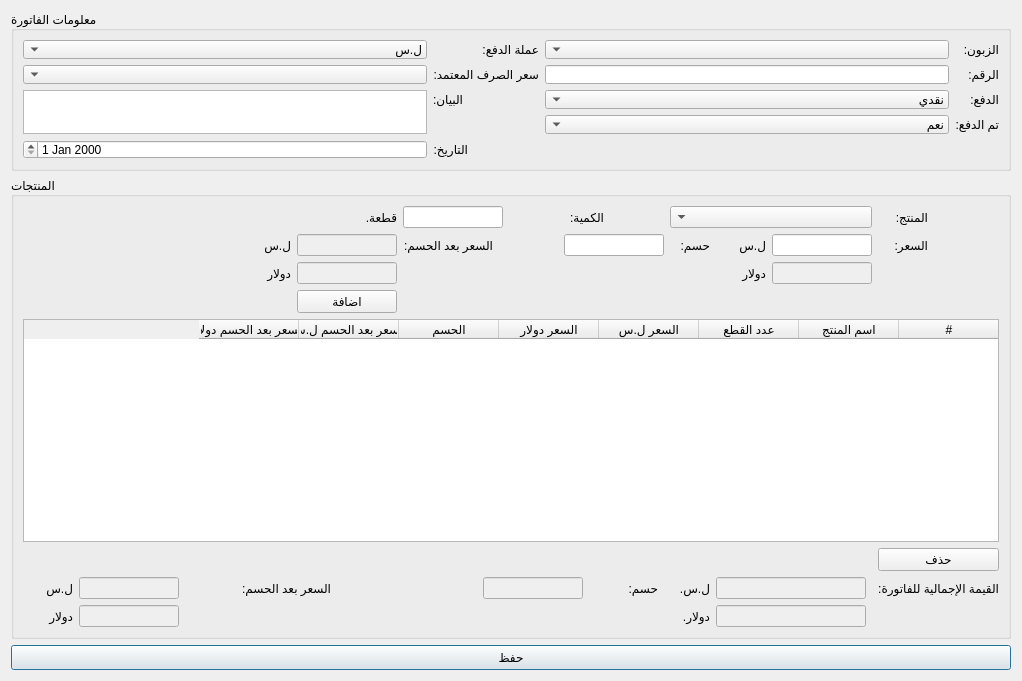
<?xml version="1.0" encoding="UTF-8"?>
<ui version="4.0">
 <class>NewReadyInvoice</class>
 <widget class="QDialog" name="NewReadyInvoice">
  <property name="geometry">
   <rect>
    <x>0</x>
    <y>0</y>
    <width>1022</width>
    <height>681</height>
   </rect>
  </property>
  <property name="windowTitle">
   <string>فاتورة منتج جاهز</string>
  </property>
  <property name="windowIcon">
   <iconset>
    <normaloff>graphics/icon.xpm</normaloff>graphics/icon.xpm</iconset>
  </property>
  <layout class="QGridLayout" name="gridLayout_3">
   <item row="2" column="0">
    <widget class="QPushButton" name="save_btn">
     <property name="minimumSize">
      <size>
       <width>0</width>
       <height>25</height>
      </size>
     </property>
     <property name="text">
      <string>حفظ</string>
     </property>
    </widget>
   </item>
   <item row="1" column="0">
    <widget class="QGroupBox" name="groupBox_2">
     <property name="title">
      <string>المنتجات</string>
     </property>
     <layout class="QGridLayout" name="gridLayout_4">
      <item row="7" column="1" colspan="2">
       <widget class="QLineEdit" name="result_after_discount_sp_input">
        <property name="enabled">
         <bool>false</bool>
        </property>
        <property name="sizePolicy">
         <sizepolicy hsizetype="Minimum" vsizetype="Fixed">
          <horstretch>0</horstretch>
          <verstretch>0</verstretch>
         </sizepolicy>
        </property>
        <property name="maximumSize">
         <size>
          <width>100</width>
          <height>16777215</height>
         </size>
        </property>
       </widget>
      </item>
      <item row="7" column="0">
       <widget class="QLabel" name="label_21">
        <property name="maximumSize">
         <size>
          <width>50</width>
          <height>16777215</height>
         </size>
        </property>
        <property name="text">
         <string>ل.س</string>
        </property>
       </widget>
      </item>
      <item row="1" column="12">
       <widget class="QLabel" name="label_13">
        <property name="maximumSize">
         <size>
          <width>50</width>
          <height>16777215</height>
         </size>
        </property>
        <property name="text">
         <string>السعر:</string>
        </property>
       </widget>
      </item>
      <item row="8" column="9">
       <widget class="QLabel" name="label_10">
        <property name="text">
         <string>دولار.</string>
        </property>
       </widget>
      </item>
      <item row="2" column="4">
       <widget class="QLineEdit" name="price_after_discount_usd_input">
        <property name="enabled">
         <bool>false</bool>
        </property>
        <property name="sizePolicy">
         <sizepolicy hsizetype="Minimum" vsizetype="Fixed">
          <horstretch>0</horstretch>
          <verstretch>0</verstretch>
         </sizepolicy>
        </property>
        <property name="maximumSize">
         <size>
          <width>100</width>
          <height>16777215</height>
         </size>
        </property>
       </widget>
      </item>
      <item row="8" column="1" colspan="2">
       <widget class="QLineEdit" name="result_after_discount_usd_input">
        <property name="enabled">
         <bool>false</bool>
        </property>
        <property name="sizePolicy">
         <sizepolicy hsizetype="Minimum" vsizetype="Fixed">
          <horstretch>0</horstretch>
          <verstretch>0</verstretch>
         </sizepolicy>
        </property>
        <property name="maximumSize">
         <size>
          <width>100</width>
          <height>16777215</height>
         </size>
        </property>
       </widget>
      </item>
      <item row="1" column="5" colspan="2">
       <widget class="QLabel" name="label_17">
        <property name="maximumSize">
         <size>
          <width>90</width>
          <height>16777215</height>
         </size>
        </property>
        <property name="text">
         <string>السعر بعد الحسم:</string>
        </property>
       </widget>
      </item>
      <item row="0" column="12">
       <widget class="QLabel" name="label_6">
        <property name="maximumSize">
         <size>
          <width>50</width>
          <height>16777215</height>
         </size>
        </property>
        <property name="text">
         <string>المنتج:</string>
        </property>
       </widget>
      </item>
      <item row="8" column="10" colspan="2">
       <widget class="QLineEdit" name="result_usd_input">
        <property name="enabled">
         <bool>false</bool>
        </property>
        <property name="maximumSize">
         <size>
          <width>150</width>
          <height>16777215</height>
         </size>
        </property>
       </widget>
      </item>
      <item row="7" column="6" colspan="2">
       <widget class="QLineEdit" name="result_discount_input">
        <property name="enabled">
         <bool>false</bool>
        </property>
        <property name="sizePolicy">
         <sizepolicy hsizetype="Minimum" vsizetype="Fixed">
          <horstretch>0</horstretch>
          <verstretch>0</verstretch>
         </sizepolicy>
        </property>
        <property name="maximumSize">
         <size>
          <width>100</width>
          <height>16777215</height>
         </size>
        </property>
       </widget>
      </item>
      <item row="1" column="9">
       <widget class="QLabel" name="label_16">
        <property name="maximumSize">
         <size>
          <width>40</width>
          <height>16777215</height>
         </size>
        </property>
        <property name="text">
         <string>حسم:</string>
        </property>
       </widget>
      </item>
      <item row="1" column="4">
       <widget class="QLineEdit" name="price_after_discount_sp_input">
        <property name="enabled">
         <bool>false</bool>
        </property>
        <property name="sizePolicy">
         <sizepolicy hsizetype="Minimum" vsizetype="Fixed">
          <horstretch>0</horstretch>
          <verstretch>0</verstretch>
         </sizepolicy>
        </property>
        <property name="maximumSize">
         <size>
          <width>100</width>
          <height>16777215</height>
         </size>
        </property>
       </widget>
      </item>
      <item row="0" column="7">
       <widget class="QLabel" name="label_7">
        <property name="maximumSize">
         <size>
          <width>40</width>
          <height>16777215</height>
         </size>
        </property>
        <property name="text">
         <string>الكمية:</string>
        </property>
       </widget>
      </item>
      <item row="7" column="12">
       <widget class="QLabel" name="label_8">
        <property name="text">
         <string>القيمة الإجمالية للفاتورة:</string>
        </property>
       </widget>
      </item>
      <item row="5" column="0" colspan="13">
       <widget class="QTableWidget" name="items_table">
        <property name="maximumSize">
         <size>
          <width>16777215</width>
          <height>500</height>
         </size>
        </property>
        <property name="layoutDirection">
         <enum>Qt::RightToLeft</enum>
        </property>
        <column>
         <property name="text">
          <string>#</string>
         </property>
         <property name="font">
          <font>
           <kerning>true</kerning>
          </font>
         </property>
        </column>
        <column>
         <property name="text">
          <string>اسم المنتج</string>
         </property>
        </column>
        <column>
         <property name="text">
          <string>عدد القطع</string>
         </property>
        </column>
        <column>
         <property name="text">
          <string>السعر ل.س</string>
         </property>
        </column>
        <column>
         <property name="text">
          <string>السعر دولار</string>
         </property>
        </column>
        <column>
         <property name="text">
          <string>الحسم</string>
         </property>
        </column>
        <column>
         <property name="text">
          <string>السعر بعد الحسم ل.س</string>
         </property>
        </column>
        <column>
         <property name="text">
          <string>السعر بعد الحسم دولار</string>
         </property>
        </column>
       </widget>
      </item>
      <item row="2" column="3">
       <widget class="QLabel" name="label_19">
        <property name="maximumSize">
         <size>
          <width>50</width>
          <height>16777215</height>
         </size>
        </property>
        <property name="text">
         <string>دولار</string>
        </property>
       </widget>
      </item>
      <item row="0" column="9" colspan="3">
       <widget class="QComboBox" name="products_combobox">
        <property name="sizePolicy">
         <sizepolicy hsizetype="Preferred" vsizetype="Fixed">
          <horstretch>0</horstretch>
          <verstretch>0</verstretch>
         </sizepolicy>
        </property>
        <property name="minimumSize">
         <size>
          <width>200</width>
          <height>0</height>
         </size>
        </property>
        <property name="layoutDirection">
         <enum>Qt::RightToLeft</enum>
        </property>
       </widget>
      </item>
      <item row="7" column="8">
       <widget class="QLabel" name="label_23">
        <property name="maximumSize">
         <size>
          <width>40</width>
          <height>16777215</height>
         </size>
        </property>
        <property name="text">
         <string>حسم:</string>
        </property>
       </widget>
      </item>
      <item row="7" column="9">
       <widget class="QLabel" name="label_9">
        <property name="text">
         <string>ل.س.</string>
        </property>
       </widget>
      </item>
      <item row="1" column="10">
       <widget class="QLabel" name="label_14">
        <property name="maximumSize">
         <size>
          <width>50</width>
          <height>16777215</height>
         </size>
        </property>
        <property name="text">
         <string>ل.س</string>
        </property>
       </widget>
      </item>
      <item row="1" column="3">
       <widget class="QLabel" name="label_18">
        <property name="maximumSize">
         <size>
          <width>50</width>
          <height>16777215</height>
         </size>
        </property>
        <property name="text">
         <string>ل.س</string>
        </property>
       </widget>
      </item>
      <item row="1" column="11">
       <widget class="QLineEdit" name="price_sp_input">
        <property name="sizePolicy">
         <sizepolicy hsizetype="Minimum" vsizetype="Fixed">
          <horstretch>0</horstretch>
          <verstretch>0</verstretch>
         </sizepolicy>
        </property>
        <property name="maximumSize">
         <size>
          <width>100</width>
          <height>16777215</height>
         </size>
        </property>
       </widget>
      </item>
      <item row="8" column="0">
       <widget class="QLabel" name="label_22">
        <property name="maximumSize">
         <size>
          <width>50</width>
          <height>16777215</height>
         </size>
        </property>
        <property name="text">
         <string>دولار</string>
        </property>
       </widget>
      </item>
      <item row="7" column="10" colspan="2">
       <widget class="QLineEdit" name="result_sp_input">
        <property name="enabled">
         <bool>false</bool>
        </property>
        <property name="maximumSize">
         <size>
          <width>150</width>
          <height>16777215</height>
         </size>
        </property>
       </widget>
      </item>
      <item row="7" column="3" colspan="3">
       <widget class="QLabel" name="label_20">
        <property name="maximumSize">
         <size>
          <width>90</width>
          <height>16777215</height>
         </size>
        </property>
        <property name="text">
         <string>السعر بعد الحسم:</string>
        </property>
       </widget>
      </item>
      <item row="1" column="7" colspan="2">
       <widget class="QLineEdit" name="discount_input">
        <property name="sizePolicy">
         <sizepolicy hsizetype="Minimum" vsizetype="Fixed">
          <horstretch>0</horstretch>
          <verstretch>0</verstretch>
         </sizepolicy>
        </property>
        <property name="maximumSize">
         <size>
          <width>100</width>
          <height>16777215</height>
         </size>
        </property>
       </widget>
      </item>
      <item row="3" column="4">
       <widget class="QPushButton" name="add_btn">
        <property name="text">
         <string>اضافة</string>
        </property>
       </widget>
      </item>
      <item row="6" column="12">
       <widget class="QPushButton" name="delete_btn">
        <property name="text">
         <string>حذف</string>
        </property>
       </widget>
      </item>
      <item row="0" column="5" colspan="2">
       <widget class="QLineEdit" name="quantity_input">
        <property name="sizePolicy">
         <sizepolicy hsizetype="Minimum" vsizetype="Fixed">
          <horstretch>0</horstretch>
          <verstretch>0</verstretch>
         </sizepolicy>
        </property>
        <property name="maximumSize">
         <size>
          <width>100</width>
          <height>16777215</height>
         </size>
        </property>
       </widget>
      </item>
      <item row="2" column="10">
       <widget class="QLabel" name="label_15">
        <property name="maximumSize">
         <size>
          <width>50</width>
          <height>16777215</height>
         </size>
        </property>
        <property name="text">
         <string>دولار</string>
        </property>
       </widget>
      </item>
      <item row="0" column="4">
       <widget class="QLabel" name="label_11">
        <property name="text">
         <string>قطعة.</string>
        </property>
       </widget>
      </item>
      <item row="2" column="11">
       <widget class="QLineEdit" name="price_usd_input">
        <property name="enabled">
         <bool>false</bool>
        </property>
        <property name="sizePolicy">
         <sizepolicy hsizetype="Minimum" vsizetype="Fixed">
          <horstretch>0</horstretch>
          <verstretch>0</verstretch>
         </sizepolicy>
        </property>
        <property name="maximumSize">
         <size>
          <width>100</width>
          <height>16777215</height>
         </size>
        </property>
       </widget>
      </item>
     </layout>
    </widget>
   </item>
   <item row="0" column="0">
    <widget class="QGroupBox" name="groupBox">
     <property name="maximumSize">
      <size>
       <width>16777215</width>
       <height>160</height>
      </size>
     </property>
     <property name="title">
      <string>معلومات الفاتورة</string>
     </property>
     <layout class="QGridLayout" name="gridLayout_2">
      <item row="1" column="2">
       <widget class="QLabel" name="label_4">
        <property name="text">
         <string>سعر الصرف المعتمد:</string>
        </property>
       </widget>
      </item>
      <item row="4" column="5">
       <widget class="QComboBox" name="paid_combobox">
        <property name="layoutDirection">
         <enum>Qt::RightToLeft</enum>
        </property>
        <item>
         <property name="text">
          <string>نعم</string>
         </property>
        </item>
        <item>
         <property name="text">
          <string>لا</string>
         </property>
        </item>
       </widget>
      </item>
      <item row="0" column="5">
       <widget class="QComboBox" name="clients_combobox">
        <property name="layoutDirection">
         <enum>Qt::RightToLeft</enum>
        </property>
       </widget>
      </item>
      <item row="3" column="1" rowspan="2">
       <widget class="QTextEdit" name="statement_input"/>
      </item>
      <item row="1" column="6">
       <widget class="QLabel" name="label_2">
        <property name="text">
         <string>الرقم:</string>
        </property>
       </widget>
      </item>
      <item row="1" column="5">
       <widget class="QLineEdit" name="number_input"/>
      </item>
      <item row="3" column="2">
       <widget class="QLabel" name="label_5">
        <property name="maximumSize">
         <size>
          <width>30</width>
          <height>16777215</height>
         </size>
        </property>
        <property name="text">
         <string>البيان:</string>
        </property>
       </widget>
      </item>
      <item row="5" column="2">
       <widget class="QLabel" name="label_12">
        <property name="maximumSize">
         <size>
          <width>35</width>
          <height>16777215</height>
         </size>
        </property>
        <property name="text">
         <string>التاريخ:</string>
        </property>
       </widget>
      </item>
      <item row="3" column="5">
       <widget class="QComboBox" name="payment_combobox">
        <property name="layoutDirection">
         <enum>Qt::RightToLeft</enum>
        </property>
        <item>
         <property name="text">
          <string>نقدي</string>
         </property>
        </item>
        <item>
         <property name="text">
          <string>مؤجل</string>
         </property>
        </item>
       </widget>
      </item>
      <item row="5" column="1">
       <widget class="QDateEdit" name="date_input">
        <property name="layoutDirection">
         <enum>Qt::RightToLeft</enum>
        </property>
       </widget>
      </item>
      <item row="0" column="2">
       <widget class="QLabel" name="label_25">
        <property name="text">
         <string>عملة الدفع:</string>
        </property>
       </widget>
      </item>
      <item row="4" column="6">
       <widget class="QLabel" name="label_24">
        <property name="text">
         <string>تم الدفع:</string>
        </property>
       </widget>
      </item>
      <item row="3" column="6">
       <widget class="QLabel" name="label_3">
        <property name="text">
         <string>الدفع:</string>
        </property>
       </widget>
      </item>
      <item row="0" column="6">
       <widget class="QLabel" name="label">
        <property name="text">
         <string>الزبون:</string>
        </property>
       </widget>
      </item>
      <item row="1" column="1">
       <widget class="QComboBox" name="exchange_combobox">
        <property name="layoutDirection">
         <enum>Qt::RightToLeft</enum>
        </property>
       </widget>
      </item>
      <item row="0" column="1">
       <widget class="QComboBox" name="currency_combobox">
        <property name="layoutDirection">
         <enum>Qt::RightToLeft</enum>
        </property>
        <item>
         <property name="text">
          <string>ل.س</string>
         </property>
        </item>
        <item>
         <property name="text">
          <string>دولار</string>
         </property>
        </item>
       </widget>
      </item>
     </layout>
    </widget>
   </item>
  </layout>
 </widget>
 <resources/>
 <connections/>
</ui>
